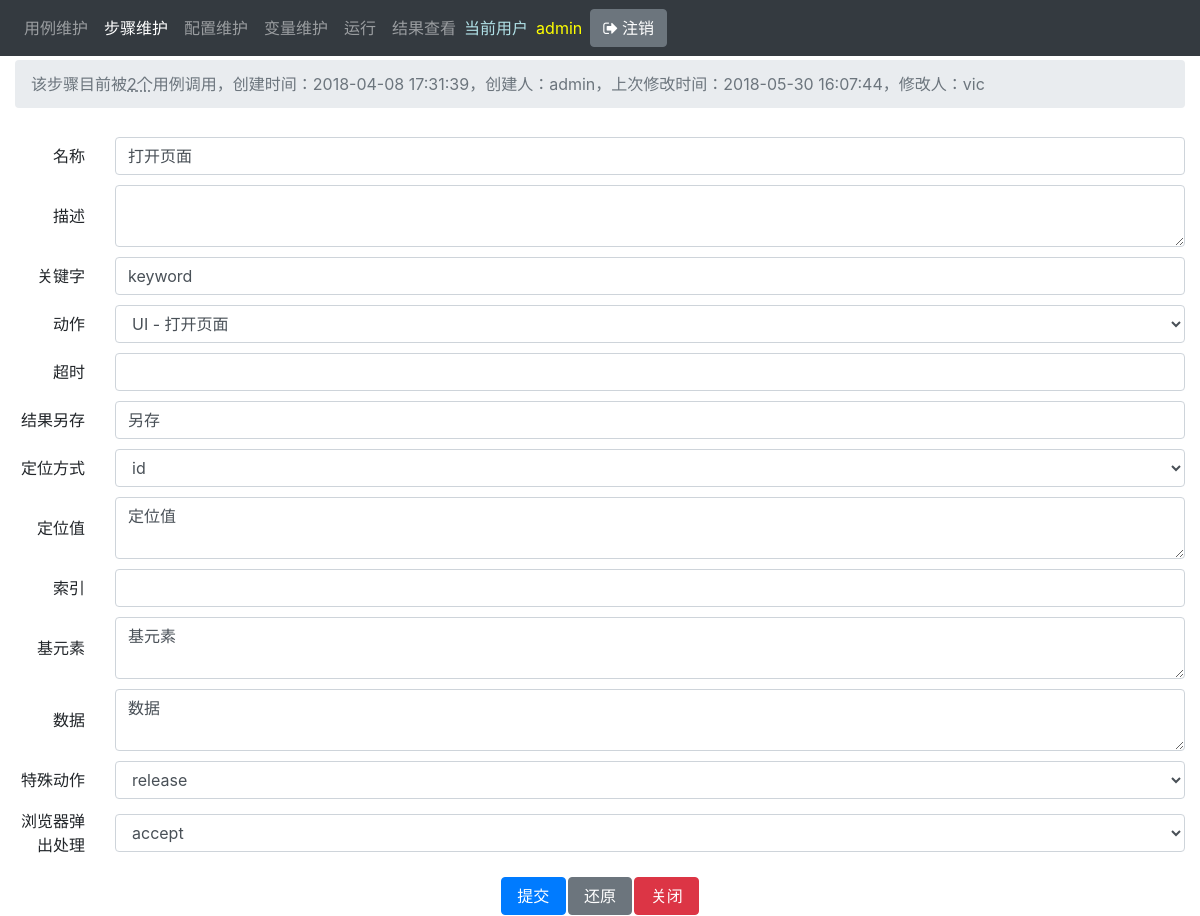
/step/1/ (signed in), run on an earlier commit of the app's database.
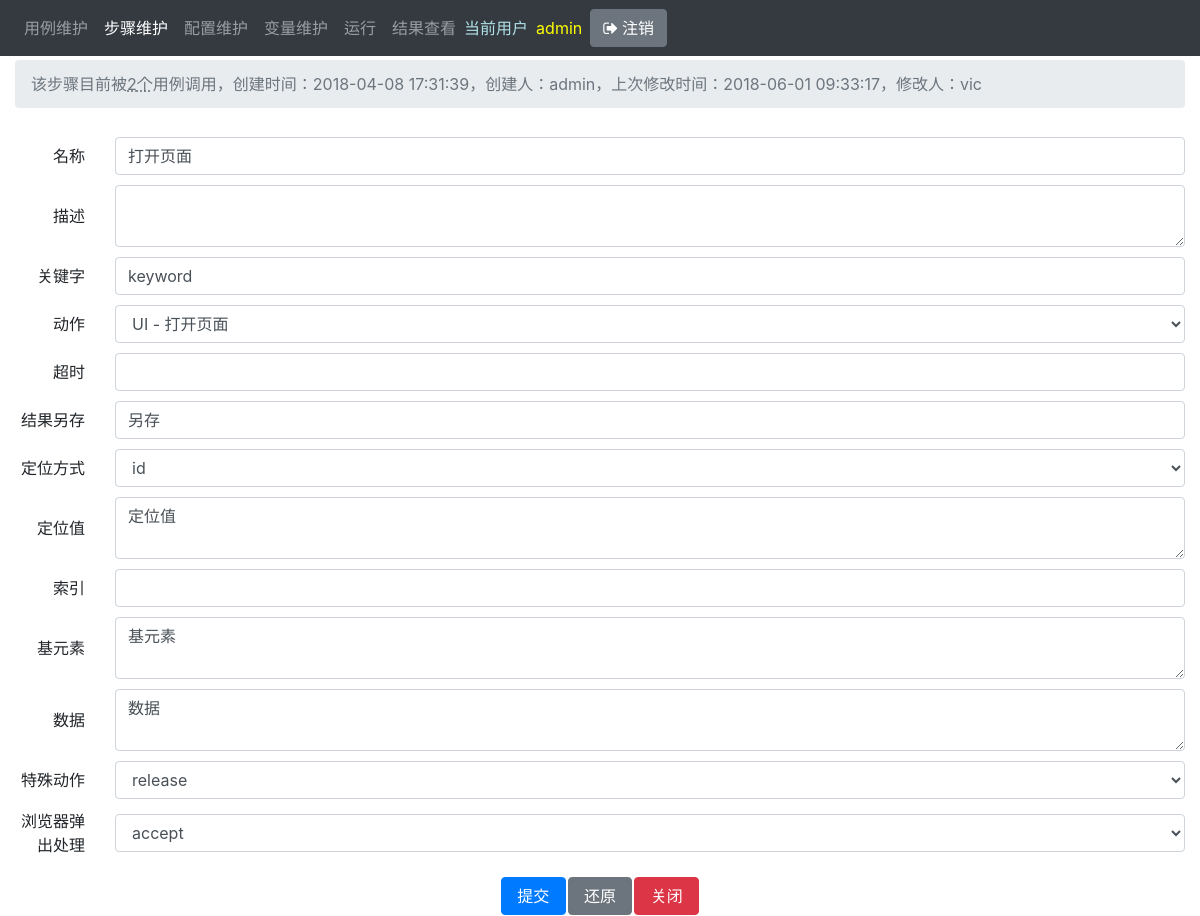
And on a later commit of the database.
### main/models.py (models this page shows, shortened)
class Step(models.Model):
    name = models.CharField(max_length=100)
    description = models.TextField(blank=True)
    keyword = models.CharField(max_length=100, blank=True, default='')
    creator = models.ForeignKey(User, verbose_name='创建人', related_name='step_creator', on_delete=models.DO_NOTHING)
    created_date = models.DateTimeField('创建时间', auto_now_add=True, null=True)
    modifier = models.ForeignKey(User, verbose_name='修改人', related_name='step_modifier', on_delete=models.DO_NOTHING)
    modified_date = models.DateTimeField('修改时间', auto_now=True, null=True)
    is_active = models.BooleanField(default=True)
    action = models.ForeignKey('main.Action', on_delete=models.DO_NOTHING)
    timeout = models.FloatField(blank=True, null=True)
    save_as = models.CharField(blank=True, max_length=100)
    ui_by_list = (
        (0, ''),
        (1, 'id'),
        (2, 'xpath'),
        (3, 'link text'),
        (4, 'partial link text'),
        (5, 'name'),
        (6, 'tag name'),
        (7, 'class name'),
        (8, 'css selector'),
        (9, 'public element'),
        (10, 'variable'),
    )
    ui_by = models.IntegerField(choices=ui_by_list, default=0)
    ui_locator = models.TextField(blank=True)
    ui_index = models.IntegerField(blank=True, null=True)
    ui_base_element = models.TextField(blank=True)
    ui_data = models.TextField(blank=True)
    ui_special_action_list = (
        (0, ''),
        (1, 'click'),
        (2, 'click_and_hold'),
        (3, 'context_click'),
        (4, 'double_click'),
        (5, 'release'),
        (6, 'move_by_offset'),
        (7, 'move_to_element'),
        (8, 'move_to_element_with_offset'),
        (9, 'drag_and_drop'),
        (10, 'drag_and_drop_by_offset'),
        (11, 'key_down'),
        (12, 'key_up'),
        (13, 'send_keys'),
        (14, 'send_keys_to_element'),
    )
    ui_special_action = models.IntegerField(choices=ui_special_action_list, default=0)
    ui_alert_handle_list = (
        (0, ''),
        (1, 'accept'),
        (2, 'dismiss'),
        (3, 'ignore'),
    )
    ui_alert_handle = models.IntegerField(choices=ui_alert_handle_list, default=0)
    api_url = models.TextField(blank=True)
    api_headers = models.TextField(blank=True)
    api_body = models.TextField(blank=True)
    api_data = models.TextField(blank=True)
    class Meta:
        ordering = ['name']
        pass

### main/views.py (the view, shortened to what this page needs)
# urls.py: path('step/<int:pk>/', mv.step, name='step'),
@login_required
def step(request, pk):
    try:
        obj = Step.objects.get(id=pk)
    except Step.DoesNotExist:
        raise Http404('Step does not exist')
    if request.method == 'GET':
        form = StepForm(instance=obj)
        related_objects = obj.case_set.filter(is_active=True)
        if request.GET.get('success', '') == '1' and request.META.get('HTTP_REFERER'):
            is_success = True
        return render(request, 'main/step.html', locals())

### main/forms.py
class StepForm(forms.ModelForm):
    action = forms.ModelChoiceField(queryset=Action.objects.prefetch_related('type'))
    creator = forms.ModelChoiceField(queryset=User.objects, required=False, validators=[])
    modifier = forms.ModelChoiceField(queryset=User.objects, required=False, validators=[])
    is_active = forms.CharField(required=False)
    class Meta:
        model = Step
        fields = '__all__'
        widgets = {
        }
    def __init__(self, *args, **kwargs):
        super(StepForm, self).__init__(*args, **kwargs)
        for k, v in self.fields.items():
            if isinstance(v.widget, forms.Textarea):
                v.widget.attrs.update({'rows': '', 'class': 'form-control'})
            else:
                v.widget.attrs.update({'class': 'form-control'})

### main/models.py (called while the page is built)
    def __str__(self):
        return self.name

    def __str__(self):
        return '{} - {}'.format(self.type, self.name)

    def __str__(self):
        return self.name

### main/templates/main/step.html (shortened to what this page needs)
{% extends 'main/detail_base.html' %}
{% block detail_header %}
<ol class="breadcrumb my-4">
    <li class="breadcrumb-item active">
    {% if form.initial %}
        该步骤目前被<abbr title="{% for o in related_objects %}【{{ o }}】{% if not forloop.last %}，{% endif %}{% endfor %}">{{ related_objects|length }}个</abbr>用例调用，创建时间：{{ obj.created_date }}，创建人：{{ obj.creator }}，上次修改时间：{{ obj.modified_date }}，修改人：{{ obj.modifier }}
    {% else %}
        添加一个步骤
    {% endif %}
    </li>
</ol>
{% endblock %}
{% block detail_content %}
<div class="row align-items-center">
    <div class="col-1 text-right ">名称</div>
    <div class="col" form_data>
        {{ form.name }}
    </div>
</div>
<div class="row align-items-center">
    <div class="col-1 text-right">描述</div>
    <div class="col" form_data>
        {{ form.description }}
    </div>
</div>
<div class="row align-items-center">
    <div class="col-1 text-right">关键字</div>
    <div class="col" form_data>
        {{ form.keyword }}
    </div>
</div>
<div class="row align-items-center">
    <div class="col-1 text-right">动作</div>
    <div class="col" form_data>
        {{ form.action }}
    </div>
</div>
<div class="row align-items-center">
    <div class="col-1 text-right">超时</div>
    <div class="col" form_data>
        {{ form.timeout }}
    </div>
</div>
<div class="row align-items-center">
    <div class="col-1 text-right">结果另存</div>
    <div class="col mx-auto" form_data>
        {{ form.save_as }}
    </div>
</div>
<div class="row align-items-center" action_type="ui">
    <div class="col-1 text-right">定位方式</div>
    <div class="col" form_data>
        {{ form.ui_by }}
    </div>
</div>
<div class="row align-items-center" action_type="ui">
    <div class="col-1 text-right">定位值</div>
    <div class="col" form_data>
        {{ form.ui_locator }}
    </div>
</div>
<div class="row align-items-center" action_type="ui">
    <div class="col-1 text-right">索引</div>
    <div class="col" form_data>
        {{ form.ui_index }}
    </div>
</div>
<div class="row align-items-center" action_type="ui">
    <div class="col-1 text-right">基元素</div>
    <div class="col" form_data>
        {{ form.ui_base_element }}
    </div>
</div>
<div class="row align-items-center" action_type="ui">
    <div class="col-1 text-right">数据</div>
    <div class="col" form_data>
        {{ form.ui_data }}
    </div>
</div>
<div class="row align-items-center" action_type="ui">
    <div class="col-1 text-right">特殊动作</div>
    <div class="col" form_data>
        {{ form.ui_special_action }}
    </div>
</div>
<div class="row align-items-center" action_type="ui">
    <div class="col-1 text-right">浏览器弹出处理</div>
    <div class="col" form_data>
        {{ form.ui_alert_handle }}
    </div>
</div>
<br/>
<div class="save_button_group fixed-bottom">
    <table>
        <tr>
            <td><input type="submit" value="提交" class="btn btn-primary"></td>
            <td><input type="reset" value="还原" class="btn btn-secondary"></td>
            <td><input type="button" value="关闭" onclick="window.close();" class="btn btn-danger"></td>
        </tr>
    </table>
</div>
{% endblock %}

What changed in the data, as far as the page shows it:
changed Step "打开页面": modified_date "2018-05-30 16:07:44" → "2018-06-01 09:33:17"
